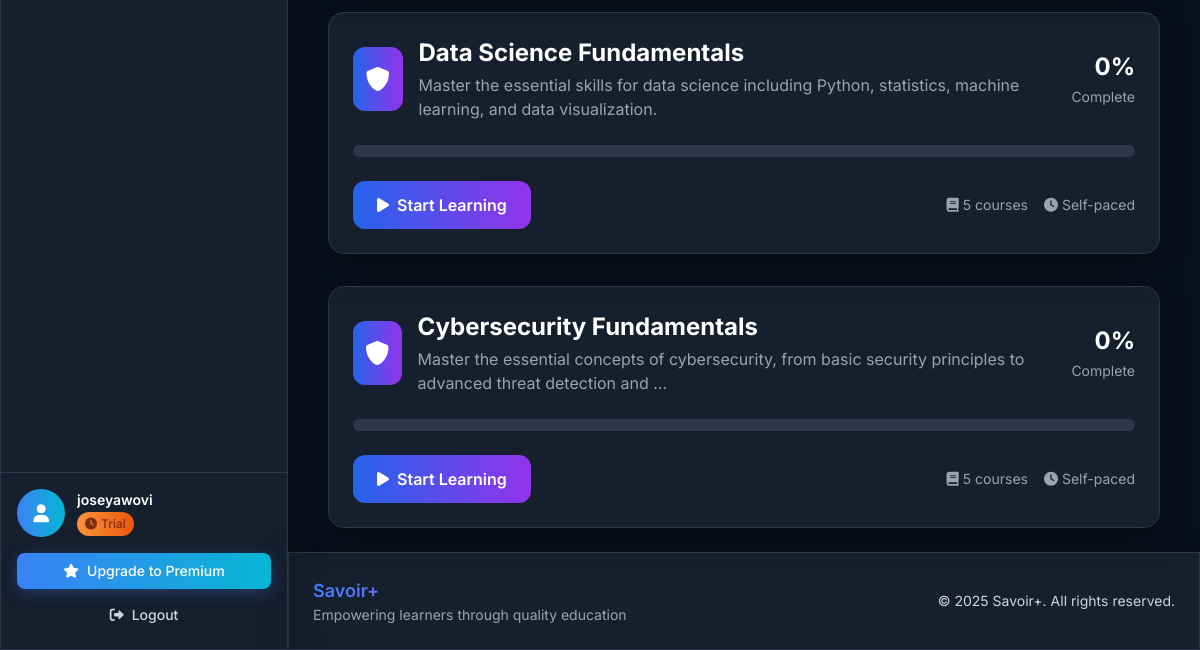
Page /dashboard/ (signed in, lower part) on the earlier database version.
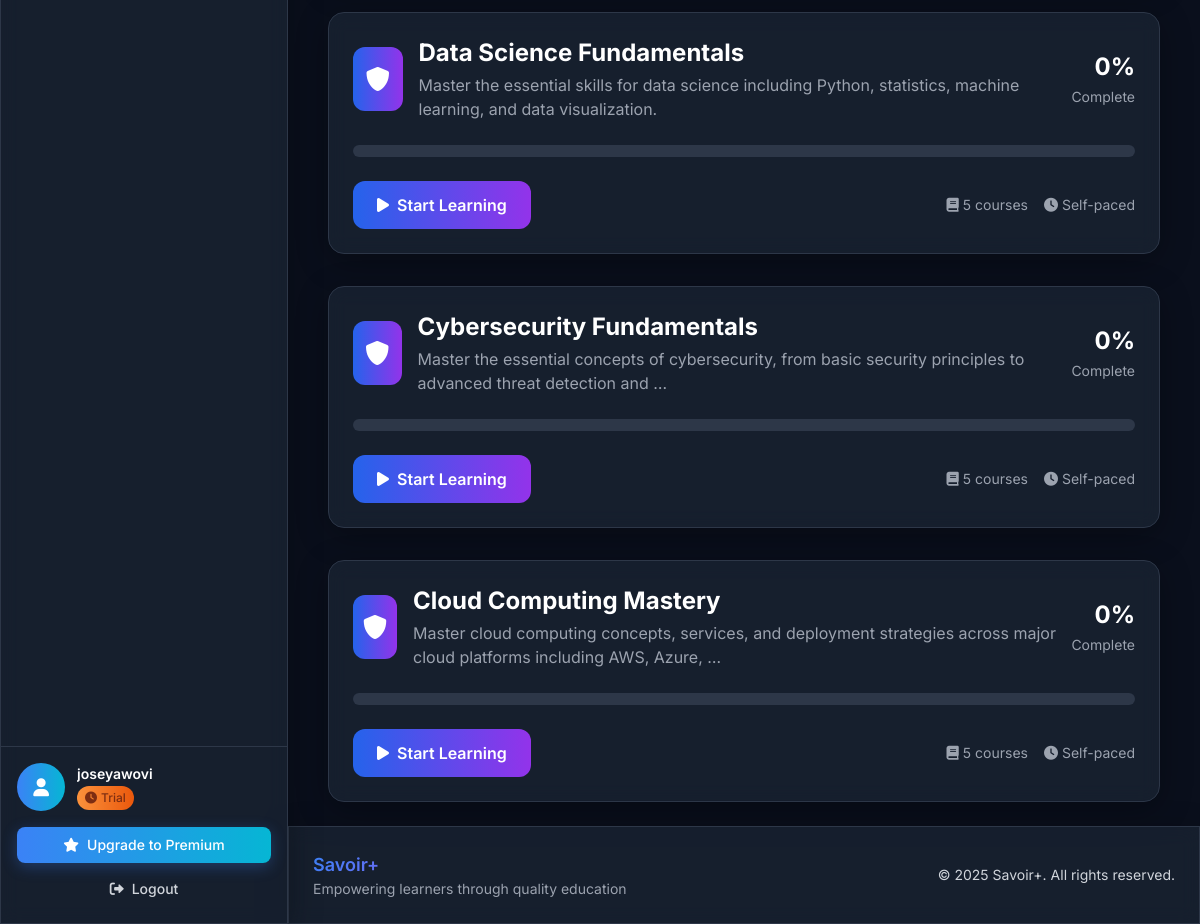
Same page on the later database version.
### lms/models.py (models this page shows, shortened)
class User(AbstractUser):
    is_paid_user = models.BooleanField(default=False, verbose_name=_('Is Paid User'))
    trial_start_date = models.DateTimeField(auto_now_add=True, verbose_name=_('Trial Start Date'))
    trial_end_date = models.DateTimeField(blank=True, null=True, verbose_name=_('Trial End Date'))
    def save(self, *args, **kwargs):
        if not self.trial_start_date:
            from django.utils import timezone
            self.trial_start_date = timezone.now()
        if not self.trial_end_date and self.trial_start_date:
            self.trial_end_date = self.trial_start_date + timedelta(days=15)
        super().save(*args, **kwargs)
    @property
    def is_trial_active(self):
        if self.is_paid_user:
            return False
        return timezone.now() < self.trial_end_date

class Enrollment(models.Model):
    user = models.ForeignKey(User, on_delete=models.CASCADE, verbose_name=_('User'))
    roadmap = models.ForeignKey(Roadmap, on_delete=models.CASCADE, verbose_name=_('Roadmap'))
    enrolled_at = models.DateTimeField(auto_now_add=True, verbose_name=_('Enrolled At'))
    is_active = models.BooleanField(default=True, verbose_name=_('Is Active'))
    class Meta:
        verbose_name = _('Enrollment')
        verbose_name_plural = _('Enrollments')
        unique_together = ['user', 'roadmap']

class Roadmap(models.Model):
    title = models.CharField(max_length=200, verbose_name=_('Title'))
    title_fr = models.CharField(max_length=200, blank=True, verbose_name=_('Title (French)'))
    description = models.TextField(verbose_name=_('Description'))
    description_fr = models.TextField(blank=True, verbose_name=_('Description (French)'))
    is_active = models.BooleanField(default=True, verbose_name=_('Is Active'))
    created_at = models.DateTimeField(auto_now_add=True)
    class Meta:
        verbose_name = _('Roadmap')
        verbose_name_plural = _('Roadmaps')

### lms/views.py (the view)
# urls.py: path('dashboard/', views.dashboard, name='dashboard'),
@login_required
def dashboard(request):
    enrolled_roadmaps = Enrollment.objects.filter(
        user=request.user, is_active=True
    ).select_related('roadmap').prefetch_related('roadmap__rooms')
    enrolled_roadmap_objects = [enrollment.roadmap for enrollment in enrolled_roadmaps]
    enrolled_roadmap_ids = [roadmap.id for roadmap in enrolled_roadmap_objects]
    public_roadmaps = Roadmap.objects.filter(
        is_active=True
    ).exclude(id__in=enrolled_roadmap_ids)
    completed_rooms = RoomCompletion.objects.filter(
        user=request.user, is_completed=True
    ).values_list('room_id', flat=True)
    certificates = Certificate.objects.filter(user=request.user, is_valid=True)
    enrolled_rooms = Room.objects.filter(
        roadmap__in=enrolled_roadmap_objects, is_active=True
    )
    total_rooms = enrolled_rooms.count()
    completed_count = len([room_id for room_id in completed_rooms if room_id in enrolled_rooms.values_list('id', flat=True)])
    overall_progress = (completed_count / total_rooms * 100) if total_rooms > 0 else 0
    recent_completions = SectionCompletion.objects.filter(
        user=request.user, is_completed=True
    ).select_related('section').order_by('-completed_at')[:5]
    enrollments_with_progress = []
    for enrollment in enrolled_roadmaps:
        roadmap = enrollment.roadmap
        roadmap_rooms = roadmap.rooms.filter(is_active=True)
        total_roadmap_rooms = roadmap_rooms.count()
        completed_roadmap_rooms = len([room_id for room_id in completed_rooms if room_id in roadmap_rooms.values_list('id', flat=True)])
        progress_percentage = (completed_roadmap_rooms / total_roadmap_rooms * 100) if total_roadmap_rooms > 0 else 0
        enrollment.progress_percentage = round(progress_percentage)
        enrollments_with_progress.append(enrollment)
    enrolled_roadmap_data = []
    for roadmap in enrolled_roadmap_objects:
        rooms = roadmap.rooms.filter(is_active=True).order_by('order')
        rooms_data = []
        roadmap_completed = 0
        for room in rooms:
            is_accessible = room.is_accessible_by_user(request.user)
            is_completed = room.id in completed_rooms
            if is_completed:
                roadmap_completed += 1
            sections = room.sections.filter(is_active=True)
            completed_sections = SectionCompletion.objects.filter(
                user=request.user, section__in=sections, is_completed=True
            ).count()
            sections_progress = (completed_sections / sections.count() * 100) if sections.count() > 0 else 0
            rooms_data.append({
                'room': room,
                'is_accessible': is_accessible,
                'is_completed': is_completed,
                'sections_progress': sections_progress,
                'sections_total': sections.count(),
                'sections_completed': completed_sections,
            })
        roadmap_progress = (roadmap_completed / rooms.count() * 100) if rooms.count() > 0 else 0
        roadmap.user_progress = roadmap_progress
        stroke_dashoffset = 175.93 - (roadmap_progress / 100 * 175.93)
        enrolled_roadmap_data.append({
            'roadmap': roadmap,
            'rooms': rooms_data,
            'progress': roadmap_progress,
            'completed_rooms': roadmap_completed,
            'total_rooms': rooms.count(),
            'stroke_dashoffset': stroke_dashoffset,
        })
    context = {
        'enrolled_roadmaps': enrollments_with_progress,  # Pass enrollments with progress
        'enrolled_roadmap_data': enrolled_roadmap_data,  # Enrolled roadmaps with progress data
        'public_roadmaps': public_roadmaps,  # Public roadmaps not enrolled in
        'user': request.user,
        'certificates': certificates,
        'certificates_count': certificates.count(),
        'overall_progress': overall_progress,
        'completed_rooms': completed_count,
        'total_completed_rooms': completed_count,
        'total_rooms': total_rooms,
        'recent_completions': recent_completions,
    }
    return render(request, 'lms/dashboard.html', context)

### templates/lms/dashboard.html (shortened to what this page needs)
{% extends 'base.html' %}
{% load i18n %}
{% load lms_tags %}
{% block content %}
<div class="dashboard-container">
<div class="dashboard-content">
    <div class="space-y-6">
        <div id="content-enrolled" class="tab-content">
            <div class="space-y-8">
                {% for enrollment in enrolled_roadmaps %}
                <div class="glass rounded-2xl p-6 border border-dark-border">
                    <div class="flex items-center justify-between mb-6">
                        <div class="flex items-center">
                            <div class="w-16 h-16 bg-gradient-to-r from-blue-600 to-purple-600 rounded-xl flex items-center justify-center mr-4">
                                <i class="fas fa-shield-alt text-white text-2xl"></i>
                            </div>
                            <div>
                                <h3 class="text-2xl font-bold text-white mb-1">{{ enrollment.roadmap.title }}</h3>
                                <p class="text-gray-400">{{ enrollment.roadmap.description|truncatewords:15 }}</p>
                            </div>
                        </div>
                        <div class="text-right">
                            <div class="text-2xl font-bold text-white mb-1">{{ enrollment.progress_percentage }}%</div>
                            <div class="text-sm text-gray-400">{% trans "Complete" %}</div>
                        </div>
                    </div>
                    <div class="mb-6">
                        <div class="w-full bg-dark-border rounded-full h-3">
                        </div>
                    </div>
                    <div class="flex items-center justify-between">
                        <a href="{% url 'roadmap_detail' enrollment.roadmap.id %}"
                           class="inline-flex items-center px-6 py-3 bg-gradient-to-r from-blue-600 to-purple-600 hover:from-blue-700 hover:to-purple-700 text-white font-semibold rounded-xl transition-all duration-300 group-hover:scale-105">
                            <i class="fas fa-play mr-2"></i>
                            {% if enrollment.progress_percentage > 0 %}
                                {% trans "Continue Learning" %}
                            {% else %}
                                {% trans "Start Learning" %}
                            {% endif %}
                        </a>
                        <div class="flex items-center space-x-4 text-sm text-gray-400">
                            <span><i class="fas fa-book mr-1"></i>{{ enrollment.roadmap.rooms.count }} {% trans "courses" %}</span>
                            <span><i class="fas fa-clock mr-1"></i>{% trans "Self-paced" %}</span>
                        </div>
                    </div>
                </div>
                {% endfor %}
            </div>
        </div>
    </div>
</div>
{% endblock %}

### templates/base.html (shortened to what this page needs)
{% load i18n %}
<!DOCTYPE html>
<html lang="{% get_current_language as LANGUAGE_CODE %}{{ LANGUAGE_CODE }}" class="dark">
<head>
    <script src="https://cdn.tailwindcss.com"></script>
    <link href="https://cdnjs.cloudflare.com/ajax/libs/font-awesome/6.0.0/css/all.min.css" rel="stylesheet">
    {% load static %}
    <link href="{% static 'css/style.css' %}" rel="stylesheet">
    <link href="{% static 'css/enhanced-styles.css' %}" rel="stylesheet">
</head>
<body class="bg-dark-bg text-white min-h-screen font-sans">
    <div class="flex min-h-screen">
        <div class="hidden lg:flex lg:w-72 lg:flex-col fixed lg:inset-y-0 z-50">
            <div class="flex flex-col flex-1 min-h-0 glass border-r border-dark-border">
                <nav class="flex-1 px-4 py-6 space-y-3">
                </nav>
                {% if user.is_authenticated %}
                <div class="flex-shrink-0 p-4 border-t border-dark-border">
                    <div class="flex items-center mb-4">
                        <div class="flex-shrink-0">
                            <div class="w-12 h-12 bg-gradient-to-r from-primary to-info rounded-full flex items-center justify-center">
                                <i class="fas fa-user text-white text-lg"></i>
                            </div>
                        </div>
                        <div class="ml-3 flex-1">
                            <p class="text-sm font-semibold text-white truncate">{{ user.username }}</p>
                            {% if user.is_paid_user %}
                                <span class="inline-flex items-center px-2 py-1 rounded-full text-xs font-medium bg-gradient-to-r from-yellow-400 to-yellow-600 text-yellow-900">
                                    <i class="fas fa-crown mr-1"></i>{% trans "Premium" %}
                                </span>
                            {% else %}
                                <span class="inline-flex items-center px-2 py-1 rounded-full text-xs font-medium bg-gradient-to-r from-orange-400 to-orange-600 text-orange-900">
                                    <i class="fas fa-clock mr-1"></i>{% trans "Trial" %}
                                </span>
                            {% endif %}
                        </div>
                    </div>
                    <div class="space-y-2">
                        {% if not user.is_paid_user %}
                        <a href="{% url 'upgrade_to_premium' %}" class="btn-enhanced w-full flex items-center justify-center px-4 py-2 text-sm font-medium bg-gradient-to-r from-primary to-info hover:from-primary-dark hover:to-cyan-600 rounded-lg transition-all duration-200 text-white">
                            <i class="fas fa-star mr-2"></i>{% trans "Upgrade to Premium" %}
                        </a>
                        {% endif %}
                        <form action="{% url 'logout' %}" method="post" class="w-full">
                            <button type="submit" class="w-full flex items-center justify-center px-4 py-2 text-sm font-medium text-gray-300 hover:text-white hover:bg-gray-700 rounded-lg transition-all duration-200">
                                <i class="fas fa-sign-out-alt mr-2"></i>
                                {% trans "Logout" %}
                            </button>
                        </form>
                    </div>
                </div>
                {% endif %}
            </div>
        </div>
        <div class="flex flex-col flex-1 lg:ml-72">
                                {% get_current_language as LANGUAGE_CODE %}
            <main class="flex-1 p-4 lg:p-6 space-y-6 w-full max-w-none">
                <div class="w-full">
                    {% block content %}{% endblock %}
                </div>
            </main>
            <footer class="glass border-t border-dark-border py-6 mt-auto">
                <div class="px-4 lg:px-6">
                    <div class="flex flex-col lg:flex-row lg:items-center lg:justify-between">
                        <div class="mb-4 lg:mb-0">
                            <h5 class="text-lg font-semibold gradient-text">Savoir+</h5>
                            <p class="text-gray-400 text-sm">{% trans "Empowering learners through quality education" %}</p>
                        </div>
                        <div class="text-gray-400 text-sm">
                            <p>&copy; 2025 Savoir+. {% trans "All rights reserved." %}</p>
                        </div>
                    </div>
                </div>
            </footer>
        </div>
    </div>
</body>
</html>

Differences in the rows shown:
added Enrollment: roadmap "Cloud Computing Mastery", roadmap.description "Master cloud computing concepts, services, and deployment strategies across major cloud platforms including AWS, Azure, …", progress_percentage "0", roadmap.rooms.count "5"
